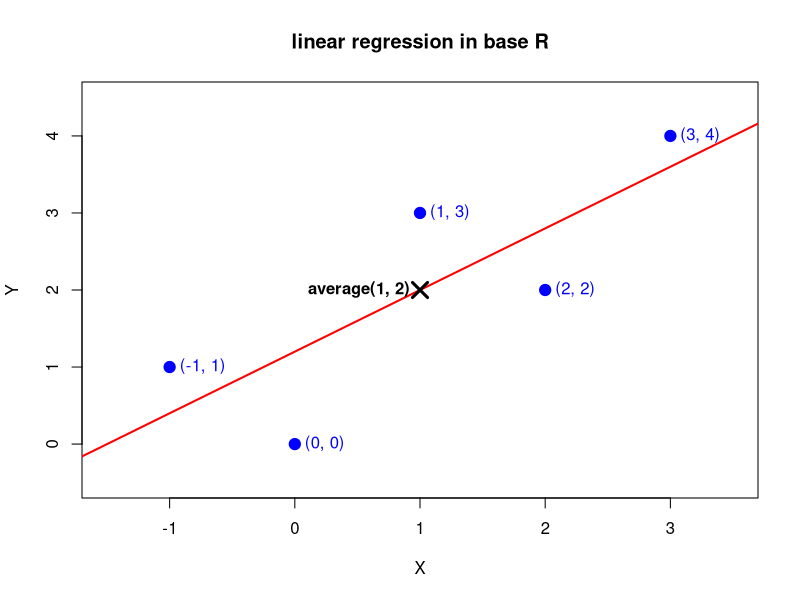

The R source for this figure:
x = c(3, 1, 2, 0, -1)
y = c(4, 3, 2, 0, 1)
x_bar = mean(x)
y_bar = mean(y)
model = lm(y~x)

png(filename = "regression.png", width = 800, height = 600, res = 100)
plot(x, y, main = "linear regression in base R",
    xlab = "X", ylab = "Y",
    pch = 19, col = "blue", cex = 1.5,
    xlim = c(-1.5, 3.5), ylim = c(-0.5, 4.5))
abline(model, col = "red", lwd = 2)
text(x, y, labels = paste0("(", x, ", ", y, ")"), pos = 4, col ="blue")
points(x_bar, y_bar, pch = 4, col = "black", cex = 2, lwd =3)
text(1, 2, labels = "average(1, 2)", pos = 2, col = "black", font = 2)
dev.off()
